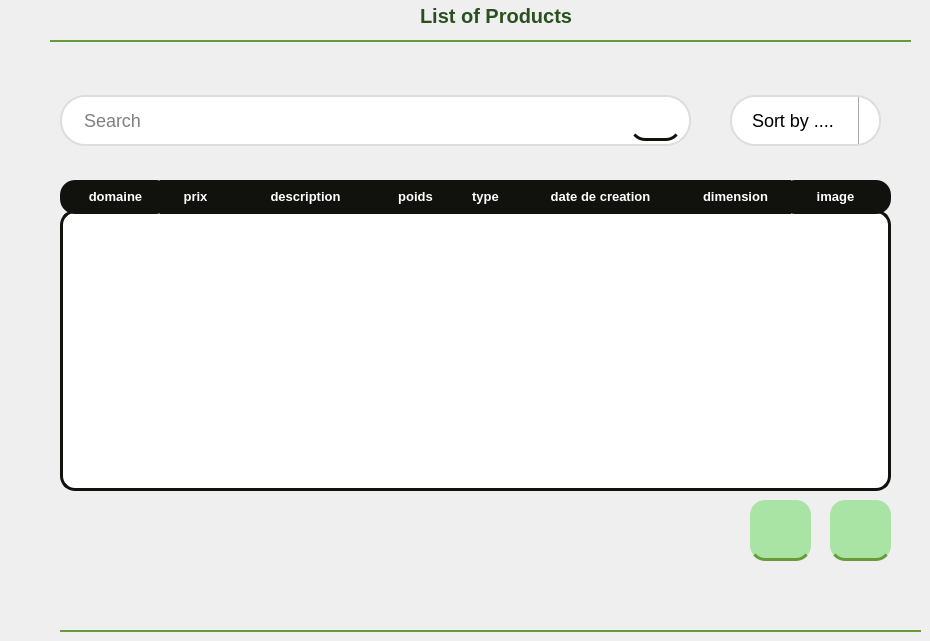
        <widget class="QWidget" name="page_13">
         <property name="styleSheet">
          <string notr="true">#page_13 {
background: rgba(0, 0, 0, 0.0);

}</string>
         </property>
         <widget class="QLabel" name="label_71">
          <property name="geometry">
           <rect>
            <x>90</x>
            <y>220</y>
            <width>71</width>
            <height>34</height>
           </rect>
          </property>
          <property name="font">
           <font>
            <pointsize>10</pointsize>
            <weight>75</weight>
            <bold>true</bold>
           </font>
          </property>
          <property name="styleSheet">
           <string notr="true">
	color:white;
	background:#11110E;
   border-radius: 10px;
    padding: 7px; </string>
          </property>
          <property name="text">
           <string>&lt;html&gt;&lt;head/&gt;&lt;body&gt;&lt;p&gt;Nom&lt;/p&gt;&lt;/body&gt;&lt;/html&gt;</string>
          </property>
         </widget>
         <widget class="QTableView" name="tableView_6">
          <property name="geometry">
           <rect>
            <x>60</x>
            <y>210</y>
            <width>831</width>
            <height>281</height>
           </rect>
          </property>
          <property name="sizePolicy">
           <sizepolicy hsizetype="Fixed" vsizetype="Fixed">
            <horstretch>0</horstretch>
            <verstretch>0</verstretch>
           </sizepolicy>
          </property>
          <property name="focusPolicy">
           <enum>Qt::NoFocus</enum>
          </property>
          <property name="autoFillBackground">
           <bool>false</bool>
          </property>
          <property name="styleSheet">
           <string notr="true">background:white;
border:3px solid #11110E;
border-radius: 15px 15px 50px 50px;

</string>
          </property>
          <property name="frameShape">
           <enum>QFrame::NoFrame</enum>
          </property>
          <property name="horizontalScrollBarPolicy">
           <enum>Qt::ScrollBarAlwaysOff</enum>
          </property>
          <property name="sizeAdjustPolicy">
           <enum>QAbstractScrollArea::AdjustIgnored</enum>
          </property>
          <property name="editTriggers">
           <set>QAbstractItemView::NoEditTriggers</set>
          </property>
          <property name="tabKeyNavigation">
           <bool>false</bool>
          </property>
          <property name="showDropIndicator" stdset="0">
           <bool>false</bool>
          </property>
          <property name="dragDropOverwriteMode">
           <bool>false</bool>
          </property>
          <property name="alternatingRowColors">
           <bool>true</bool>
          </property>
          <property name="selectionMode">
           <enum>QAbstractItemView::SingleSelection</enum>
          </property>
          <property name="selectionBehavior">
           <enum>QAbstractItemView::SelectRows</enum>
          </property>
          <property name="textElideMode">
           <enum>Qt::ElideNone</enum>
          </property>
          <property name="showGrid">
           <bool>false</bool>
          </property>
          <property name="gridStyle">
           <enum>Qt::NoPen</enum>
          </property>
          <property name="cornerButtonEnabled">
           <bool>false</bool>
          </property>
          <attribute name="horizontalHeaderVisible">
           <bool>false</bool>
          </attribute>
          <attribute name="horizontalHeaderMinimumSectionSize">
           <number>30</number>
          </attribute>
          <attribute name="horizontalHeaderDefaultSectionSize">
           <number>120</number>
          </attribute>
         </widget>
         <widget class="QLabel" name="label_75">
          <property name="geometry">
           <rect>
            <x>230</x>
            <y>180</y>
            <width>151</width>
            <height>34</height>
           </rect>
          </property>
          <property name="font">
           <font>
            <pointsize>10</pointsize>
            <weight>75</weight>
            <bold>true</bold>
           </font>
          </property>
          <property name="styleSheet">
           <string notr="true">#label_75
{
	color:white;
	background:#11110E;
}</string>
          </property>
          <property name="text">
           <string>&lt;html&gt;&lt;head/&gt;&lt;body&gt;&lt;p align=&quot;center&quot;&gt;description&lt;/p&gt;&lt;/body&gt;&lt;/html&gt;</string>
          </property>
         </widget>
         <widget class="QLabel" name="label_70">
          <property name="geometry">
           <rect>
            <x>60</x>
            <y>180</y>
            <width>111</width>
            <height>34</height>
           </rect>
          </property>
          <property name="font">
           <font>
            <pointsize>10</pointsize>
            <weight>75</weight>
            <bold>true</bold>
           </font>
          </property>
          <property name="styleSheet">
           <string notr="true">
	color:white;
	background:#11110E;
border-radius:15px;
</string>
          </property>
          <property name="text">
           <string>&lt;html&gt;&lt;head/&gt;&lt;body&gt;&lt;p align=&quot;center&quot;&gt;domaine&lt;/p&gt;&lt;/body&gt;&lt;/html&gt;</string>
          </property>
         </widget>
         <widget class="QLabel" name="label_72">
          <property name="geometry">
           <rect>
            <x>380</x>
            <y>180</y>
            <width>71</width>
            <height>34</height>
           </rect>
          </property>
          <property name="font">
           <font>
            <pointsize>10</pointsize>
            <weight>75</weight>
            <bold>true</bold>
           </font>
          </property>
          <property name="styleSheet">
           <string notr="true">#label_72
{
	color:white;
	background:#11110E;
}</string>
          </property>
          <property name="text">
           <string>&lt;html&gt;&lt;head/&gt;&lt;body&gt;&lt;p align=&quot;center&quot;&gt;poids&lt;/p&gt;&lt;/body&gt;&lt;/html&gt;</string>
          </property>
         </widget>
         <widget class="QLabel" name="label_69">
          <property name="geometry">
           <rect>
            <x>160</x>
            <y>180</y>
            <width>71</width>
            <height>34</height>
           </rect>
          </property>
          <property name="font">
           <font>
            <pointsize>10</pointsize>
            <weight>75</weight>
            <bold>true</bold>
           </font>
          </property>
          <property name="styleSheet">
           <string notr="true">#label_69
{
	color:white;
	background:#11110E;
}</string>
          </property>
          <property name="text">
           <string>&lt;html&gt;&lt;head/&gt;&lt;body&gt;&lt;p align=&quot;center&quot;&gt;prix&lt;/p&gt;&lt;/body&gt;&lt;/html&gt;</string>
          </property>
         </widget>
         <widget class="QLabel" name="label_88">
          <property name="geometry">
           <rect>
            <x>450</x>
            <y>180</y>
            <width>71</width>
            <height>34</height>
           </rect>
          </property>
          <property name="font">
           <font>
            <pointsize>10</pointsize>
            <weight>75</weight>
            <bold>true</bold>
           </font>
          </property>
          <property name="styleSheet">
           <string notr="true">
	color:white;
	background:#11110E;
</string>
          </property>
          <property name="text">
           <string>&lt;html&gt;&lt;head/&gt;&lt;body&gt;&lt;p align=&quot;center&quot;&gt;type&lt;/p&gt;&lt;/body&gt;&lt;/html&gt;</string>
          </property>
         </widget>
         <widget class="QLabel" name="label_89">
          <property name="geometry">
           <rect>
            <x>520</x>
            <y>180</y>
            <width>161</width>
            <height>34</height>
           </rect>
          </property>
          <property name="font">
           <font>
            <pointsize>10</pointsize>
            <weight>75</weight>
            <bold>true</bold>
           </font>
          </property>
          <property name="styleSheet">
           <string notr="true">
	color:white;
	background:#11110E;
</string>
          </property>
          <property name="text">
           <string>&lt;html&gt;&lt;head/&gt;&lt;body&gt;&lt;p align=&quot;center&quot;&gt;date de creation&lt;/p&gt;&lt;/body&gt;&lt;/html&gt;</string>
          </property>
         </widget>
         <widget class="QLabel" name="label_90">
          <property name="geometry">
           <rect>
            <x>680</x>
            <y>180</y>
            <width>111</width>
            <height>34</height>
           </rect>
          </property>
          <property name="font">
           <font>
            <pointsize>10</pointsize>
            <weight>75</weight>
            <bold>true</bold>
           </font>
          </property>
          <property name="styleSheet">
           <string notr="true">
	color:white;
	background:#11110E;
</string>
          </property>
          <property name="text">
           <string>&lt;html&gt;&lt;head/&gt;&lt;body&gt;&lt;p align=&quot;center&quot;&gt;dimension&lt;/p&gt;&lt;/body&gt;&lt;/html&gt;</string>
          </property>
         </widget>
         <widget class="QLabel" name="label_91">
          <property name="geometry">
           <rect>
            <x>780</x>
            <y>180</y>
            <width>111</width>
            <height>34</height>
           </rect>
          </property>
          <property name="font">
           <font>
            <pointsize>10</pointsize>
            <weight>75</weight>
            <bold>true</bold>
           </font>
          </property>
          <property name="styleSheet">
           <string notr="true">
	color:white;
	background:#11110E;
border-radius:15px;
</string>
          </property>
          <property name="text">
           <string>&lt;html&gt;&lt;head/&gt;&lt;body&gt;&lt;p align=&quot;center&quot;&gt;image&lt;/p&gt;&lt;/body&gt;&lt;/html&gt;</string>
          </property>
         </widget>
         <widget class="QPushButton" name="pushButton_37">
          <property name="geometry">
           <rect>
            <x>630</x>
            <y>100</y>
            <width>51</width>
            <height>41</height>
           </rect>
          </property>
          <property name="styleSheet">
           <string notr="true">QPushButton {

   position: absolute;
width: 1200px;
height: 649px;

background:  transparent;
border: none;

/* Events */

position: absolute;
width: 63px;
height: 32px;

font-family: 'Athiti';
font-style: normal;
font-weight: 700;
font-size: 20px;
line-height: 32px;
text-align: center;

color: #2A501F;
border-radius:15px;
border-bottom:3px solid #11110E;
}
</string>
          </property>
          <property name="text">
           <string/>
          </property>
          <property name="icon">
           <iconset resource="resources.qrc">
            <normaloff>:/images/images/search (2).png</normaloff>:/images/images/search (2).png</iconset>
          </property>
          <property name="iconSize">
           <size>
            <width>25</width>
            <height>25</height>
           </size>
          </property>
         </widget>
         <widget class="QLabel" name="label_128">
          <property name="geometry">
           <rect>
            <x>420</x>
            <y>0</y>
            <width>191</width>
            <height>31</height>
           </rect>
          </property>
          <property name="styleSheet">
           <string notr="true">color: #2A501F;
font-family: 'Athiti';
font-style: normal;
font-weight: 700;
font-size: 20px;
background-color: none;</string>
          </property>
          <property name="text">
           <string>List of Products</string>
          </property>
         </widget>
         <widget class="QLabel" name="label_product_17">
          <property name="geometry">
           <rect>
            <x>380</x>
            <y>0</y>
            <width>31</width>
            <height>31</height>
           </rect>
          </property>
          <property name="font">
           <font>
            <family>Athiti</family>
            <weight>75</weight>
            <italic>false</italic>
            <bold>true</bold>
           </font>
          </property>
          <property name="layoutDirection">
           <enum>Qt::LeftToRight</enum>
          </property>
          <property name="styleSheet">
           <string notr="true">#label {

font-family: 'Athiti';
font-style: normal;
font-weight: 700;
font-size: 20px;
line-height: 32px;
/* identical to box height */
text-align: center;

color: #2A501F;}</string>
          </property>
          <property name="text">
           <string/>
          </property>
          <property name="pixmap">
           <pixmap resource="resources.qrc">:/images/images/list.png</pixmap>
          </property>
          <property name="scaledContents">
           <bool>true</bool>
          </property>
         </widget>
         <widget class="Line" name="line_31">
          <property name="geometry">
           <rect>
            <x>50</x>
            <y>40</y>
            <width>861</width>
            <height>2</height>
           </rect>
          </property>
          <property name="styleSheet">
           <string notr="true">background-color:#669B37;
border-width: 1px;
border: 2px solid #669B37;
</string>
          </property>
          <property name="orientation">
           <enum>Qt::Horizontal</enum>
          </property>
         </widget>
         <widget class="QPushButton" name="supprimer_32">
          <property name="geometry">
           <rect>
            <x>750</x>
            <y>500</y>
            <width>61</width>
            <height>61</height>
           </rect>
          </property>
          <property name="styleSheet">
           <string notr="true">QPushButton{/* Rectangle 9 */

position: absolute;
width: 1200px;
height: 649px;

background: #A9E4A4;
border: none;

/* Events */

position: absolute;
width: 63px;
height: 32px;

font-family: 'Athiti';
font-style: normal;
font-weight: 700;
font-size: 20px;
line-height: 32px;
/* identical to box height */
text-align: center;

color: #2A501F;
border-radius:15px;
border-bottom:3px solid #669B37;
}

QPushButton:hover{
position: absolute;
width: 185px;
height: 56px;

background: #8BD086;
box-shadow: 0px 4px 4px rgba(0, 0, 0, 0.25);
}</string>
          </property>
          <property name="text">
           <string/>
          </property>
          <property name="icon">
           <iconset resource="resources.qrc">
            <normaloff>:/images/images/stat.png</normaloff>:/images/images/stat.png</iconset>
          </property>
          <property name="iconSize">
           <size>
            <width>30</width>
            <height>30</height>
           </size>
          </property>
         </widget>
         <widget class="QPushButton" name="listtoaddpro">
          <property name="geometry">
           <rect>
            <x>830</x>
            <y>500</y>
            <width>61</width>
            <height>61</height>
           </rect>
          </property>
          <property name="styleSheet">
           <string notr="true">QPushButton{/* Rectangle 9 */

position: absolute;
width: 1200px;
height: 649px;

background: #A9E4A4;
border: none;

/* Events */

position: absolute;
width: 63px;
height: 32px;

font-family: 'Athiti';
font-style: normal;
font-weight: 700;
font-size: 20px;
line-height: 32px;
/* identical to box height */
text-align: center;

color: #2A501F;
border-radius:15px;
border-bottom:3px solid #669B37;
}

QPushButton:hover{
position: absolute;
width: 185px;
height: 56px;

background: #8BD086;
box-shadow: 0px 4px 4px rgba(0, 0, 0, 0.25);
}</string>
          </property>
          <property name="text">
           <string/>
          </property>
          <property name="icon">
           <iconset resource="resources.qrc">
            <normaloff>:/images/images/ajout.png</normaloff>:/images/images/ajout.png</iconset>
          </property>
          <property name="iconSize">
           <size>
            <width>30</width>
            <height>30</height>
           </size>
          </property>
         </widget>
         <widget class="QLineEdit" name="searchTextBox_19">
          <property name="geometry">
           <rect>
            <x>60</x>
            <y>80</y>
            <width>631</width>
            <height>81</height>
           </rect>
          </property>
          <property name="font">
           <font>
            <pointsize>-1</pointsize>
           </font>
          </property>
          <property name="styleSheet">
           <string notr="true"> width: 300px; /* Width of the text box */
    padding: 12px 20px; /* Padding inside the text box */
    margin: 15px 0; /* Margin around the text box */
    border: 2px solid #ddd; /* Base border color */
    border-radius: 25px; /* Rounded corners */
    font-size: 18px; /* Font size */
    box-shadow: 0 4px 6px rgba(0, 0, 0, 0.1); /* Subtle shadow for depth */
    transition: all 0.3s ease; /* Smooth transition for interactions */
    outline: none; /* Removing default focus outline */
	background-color:white;</string>
          </property>
          <property name="placeholderText">
           <string>Search</string>
          </property>
         </widget>
         <widget class="QComboBox" name="comboBox_5">
          <property name="geometry">
           <rect>
            <x>730</x>
            <y>80</y>
            <width>151</width>
            <height>81</height>
           </rect>
          </property>
          <property name="styleSheet">
           <string notr="true">QComboBox {
    padding: 12px 20px; /* Padding inside the text box */
    margin: 15px 0; /* Margin around the text box */
    border: 2px solid #ddd; /* Base border color */
    border-radius: 25px; /* Rounded corners */
    font-size: 18px; /* Font size */
    box-shadow: 0 4px 6px rgba(0, 0, 0, 0.1); /* Subtle shadow for depth */
    transition: all 0.3s ease; /* Smooth transition for interactions */
    outline: none; /* Removing default focus outline */
	background: white
}

QComboBox:editable {
    background: white;
margin:-10px
}

QComboBox::drop-down {
    border: none;
    subcontrol-origin: padding;
    subcontrol-position: right;
    width: 20px;
    border-left-width: 1px;
    border-left-color: darkgray;
    border-left-style: solid; /* just a single line */
    border-top-right-radius: 3px; /* same radius as the QComboBox */
    border-bottom-right-radius: 3px;
}

QComboBox::down-arrow {
    image: url(:/images/images/down-arrow.png);
    width: 16px; /* largeur désirée */
    height: 16px; /* hauteur désirée */
}</string>
          </property>
          <item>
           <property name="text">
            <string>Sort by ....</string>
           </property>
          </item>
          <item>
           <property name="text">
            <string>ID</string>
           </property>
          </item>
          <item>
           <property name="text">
            <string>Noun Event</string>
           </property>
          </item>
          <item>
           <property name="text">
            <string>Date</string>
           </property>
          </item>
         </widget>
         <widget class="Line" name="line_48">
          <property name="geometry">
           <rect>
            <x>60</x>
            <y>630</y>
            <width>861</width>
            <height>2</height>
           </rect>
          </property>
          <property name="styleSheet">
           <string notr="true">background-color:#669B37;
border-width: 1px;
border: 2px solid #669B37;
</string>
          </property>
          <property name="orientation">
           <enum>Qt::Horizontal</enum>
          </property>
         </widget>
         <zorder>label_71</zorder>
         <zorder>tableView_6</zorder>
         <zorder>label_75</zorder>
         <zorder>label_70</zorder>
         <zorder>label_72</zorder>
         <zorder>label_69</zorder>
         <zorder>label_88</zorder>
         <zorder>label_89</zorder>
         <zorder>label_90</zorder>
         <zorder>label_91</zorder>
         <zorder>label_128</zorder>
         <zorder>label_product_17</zorder>
         <zorder>line_31</zorder>
         <zorder>supprimer_32</zorder>
         <zorder>listtoaddpro</zorder>
         <zorder>searchTextBox_19</zorder>
         <zorder>pushButton_37</zorder>
         <zorder>comboBox_5</zorder>
         <zorder>line_48</zorder>
        </widget>
